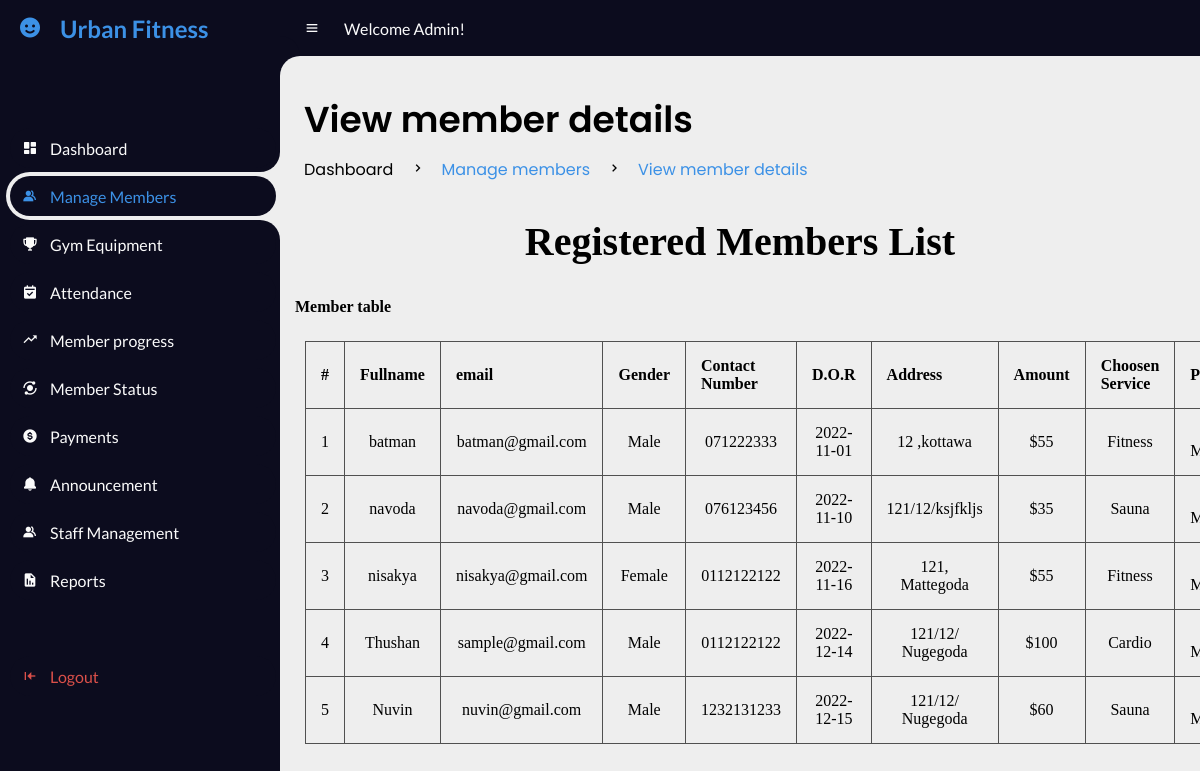
/UrbanFitness/1Admin/viewmb.php (signed in), run on the app's committed database.
### tables this page shows
CREATE TABLE `members` (
  `user_id` int(11) NOT NULL,
  `fullname` varchar(20) NOT NULL,
  `email` varchar(20) NOT NULL,
  `password` varchar(100) NOT NULL,
  `gender` varchar(20) NOT NULL,
  `dor` date NOT NULL,
  `services` varchar(50) NOT NULL,
  `amount` int(100) NOT NULL,
  `paid_date` date NOT NULL,
  `p_year` int(11) NOT NULL,
  `plan` varchar(100) NOT NULL,
  `address` varchar(20) NOT NULL,
  `contact` varchar(100) NOT NULL,
  `status` varchar(20) NOT NULL DEFAULT 'Active',
  `attendance_count` int(100) NOT NULL,
  `ini_weight` int(100) NOT NULL DEFAULT 0,
  `curr_weight` int(100) NOT NULL DEFAULT 0,
  `ini_bodytype` varchar(50) NOT NULL,
  `curr_bodytype` varchar(50) NOT NULL,
  `progress_date` date NOT NULL,
  `reminder` int(11) NOT NULL DEFAULT 0
);

### UrbanFitness/1Admin/viewmb.php (the view, shortened to what this page needs)
<!DOCTYPE html>
<html lang="en">
<head>
    <link href='https://unpkg.com/boxicons@2.0.9/css/boxicons.min.css' rel='stylesheet'>
    <link rel="stylesheet" href="css\viewmb.css">
</head>
<body>
    <section id="sidebar">
        <a href="#" class="brand">
            <i class='bx bxs-smile'></i>
            <span class="text">Urban Fitness</span>
        </a>
        <ul class="side-menu top">
            <li>
                <a href="index.php">
                    <i class='bx bxs-dashboard'></i>
                    <span class="text">Dashboard</span>
                </a>
            </li>
            <li class="active">
                <a href="managemb.php">
                    <i class='bx bxs-group'></i>
                    <span class="text">Manage Members</span>
                </a>
            </li>
            <li>
                <a href="managegym.php">
                    <i class='bx bxs-trophy'></i>
                    <span class="text">Gym Equipment</span>
                </a>
            </li>
            <li>
                <a href="attendance.php">
                    <i class='bx bxs-calendar-check'></i>
                    <span class="text">Attendance</span>
                </a>
            </li>
            <li>
                <a href="progressmb.php">
                    <i class='bx bx-trending-up'></i>
                    <span class="text">Member progress</span>
                </a>
            </li>
            <li>
                <a href="statusmb.php">
                    <i class='bx bxs-analyse'></i>
                    <span class="text">Member Status</span>
                </a>
            </li>
            <li>
                <a href="paymentmb.php">
                    <i class='bx bxs-dollar-circle'></i>
                    <span class="text">Payments</span>
                </a>
            </li>
            <li>
                <a href="announcement.php">
                    <i class='bx bxs-bell'></i>
                    <span class="text">Announcement</span>
                </a>
            </li>
            <li>
                <a href="managestaff.php">
                    <i class='bx bxs-group'></i>
                    <span class="text">Staff Management</span>
                </a>
            </li>
            <li>
                <a href="report.php">
                    <i class='bx bxs-report'></i>
                    <span class="text">Reports</span>
                </a>
            </li>
        </ul>
        <ul class="side-menu">
            <li>
                <a href="../logout.php" class="logout">
                    <i class='bx bxs-arrow-to-left'></i>
                    <span class="text">Logout</span>
                </a>
            </li>
        </ul>
    </section>
    <section id="content">
        <nav>
            <i class='bx bx-menu'></i>
            <a class="nav-link">Welcome Admin!</a>
        </nav>
        <main>
            <div class="head-title">
                <div class="left">
                    <h1>View member details</h1>
                    <ul class="breadcrumb">
                        <li>
                            <a href="#">Dashboard</a>
                        </li>
                        <li><i class='bx bx-chevron-right'></i></li>
                        <li>
                            <a class="active" href="managemb.php">Manage members</a>
                        </li>
                        <li><i class='bx bx-chevron-right'></i></li>
                        <li>
                            <a class="active" href="viewmb.php">View member details</a>
                        </li>
                    </ul>
                </div>
            </div>
        </main>
        <div id="content2">
            <div id="content2-header">
                <h1 class="text-center" style="text-align:center; font-size: 40px;">Registered Members List <i class="fas fa-group"></i></h1>
            </div>
            <div class="container-fluid">
                <div class="row-fluid">
                    <div class="span12">
                        <div class='widget-box'>
                            <div class='widget-title'> <span class='icon'> <i class='fas fa-th'></i> </span>
                                <br>
                                <h5 style="margin:15px; font-size: 16px;">Member table</h5>
                            </div>
                            <div class='widget-content nopadding'>
                                <?php
                                include "dbcon.php";
                                $qry = "select * from members";
                                $cnt = 1;
                                $result = mysqli_query($conn, $qry);
                                echo "<table class='table table-bordered table-hover'>
              <thead>
                <tr>
                  <th>#</th>
                  <th>Fullname</th>
                  <th>email</th>
                  <th>Gender</th>
                  <th>Contact Number</th>
                  <th>D.O.R</th>
                  <th>Address</th>
                  <th>Amount</th>
                  <th>Choosen Service</th>
                  <th>Plan</th>
                </tr>
              </thead>";
                                while ($row = mysqli_fetch_array($result)) {
                                    echo "<tbody>
                <td><div class='text-center'>" . $cnt . "</div></td>
                <td><div class='text-center'>" . $row['fullname'] . "</div></td>
                <td><div class='text-center'>" . $row['email'] . "</div></td>
                <td><div class='text-center'>" . $row['gender'] . "</div></td>
                <td><div class='text-center'>" . $row['contact'] . "</div></td>
                <td><div class='text-center'>" . $row['dor'] . "</div></td>
                <td><div class='text-center'>" . $row['address'] . "</div></td>
                <td><div class='text-center'>$" . $row['amount'] . "</div></td>
                <td><div class='text-center'>" . $row['services'] . "</div></td>
                <td><div class='text-center'>" . $row['plan'] . " Months/s</div></td>
              </tbody>";
                                    $cnt++;
                                }
                                ?>
                                </table>
                            </div>
                        </div>
                    </div>
                </div>
            </div>
        </div>
    </section>
</body>
</html>

### UrbanFitness/1Admin/css/viewmb.css (style rules this page uses)
* { margin: 0; padding: 0; box-sizing: border-box; }
a { text-decoration: none; }
li { list-style: none; }
:root { --poppins: 'Poppins', sans-serif; --lato: 'Lato', sans-serif; --light: #0C0C1E; --blue: #3C91E6; --light-blue: #CFE8FF; --grey: #060714; --dark-grey: #AAAAAA; --dark: #FBFBFB; --red: #DB504A; --yellow: #FFCE26; --light-yellow: #FFF2C6; --orange: #FD7238; --light-orange: #FFE0D3; --light-green: hsl(160, 67%, 74%); }
html { overflow-x: hidden; }
body { background: #eee; overflow-x: hidden; }
#sidebar { position: fixed; top: 0; left: 0; width: 280px; height: 100%; background: var(--light); z-index: 2000; font-family: var(--lato); transition: .3s ease; overflow-x: hidden; scrollbar-width: none; }
#sidebar .brand { font-size: 24px; font-weight: 700; height: 56px; display: flex; align-items: center; color: var(--blue); position: sticky; top: 0; left: 0; background: var(--light); z-index: 500; padding-bottom: 20px; box-sizing: content-box; }
#sidebar .brand .bx { min-width: 60px; display: flex; justify-content: center; }
#sidebar .side-menu { width: 100%; margin-top: 48px; }
#sidebar .side-menu li { height: 48px; background: transparent; margin-left: 6px; border-radius: 48px 0 0 48px; padding: 4px; }
#sidebar .side-menu li.active { background: #eee; position: relative; }
#sidebar .side-menu li.active::before { content: ''; position: absolute; width: 40px; height: 40px; border-radius: 50%; top: -40px; right: 0; box-shadow: 20px 20px 0 #eee; z-index: -1; }
#sidebar .side-menu li.active::after { content: ''; position: absolute; width: 40px; height: 40px; border-radius: 50%; bottom: -40px; right: 0; box-shadow: 20px -20px 0 #eee; z-index: -1; }
#sidebar .side-menu li a { width: 100%; height: 100%; background: var(--light); display: flex; align-items: center; border-radius: 48px; font-size: 16px; color: var(--dark); white-space: nowrap; overflow-x: hidden; }
#sidebar .side-menu.top li.active a { color: var(--blue); }
#sidebar .side-menu li a.logout { color: var(--red); }
#sidebar .side-menu li a .bx { min-width: calc(60px - ((4px + 6px) * 2)); display: flex; justify-content: center; }
#content { position: fixed; width: calc(100% - 280px); left: 280px; transition: .3s ease; }
#content nav { height: 56px; background: var(--light); padding: 0 24px; display: flex; align-items: center; grid-gap: 24px; font-family: var(--lato); position: sticky; top: 0; left: 0; z-index: 1000; }
#content nav::before { content: ''; position: absolute; width: 40px; height: 40px; bottom: -40px; left: 0; border-radius: 50%; box-shadow: -20px -20px 0 var(--light); }
#content nav a { color: var(--dark); }
#content nav .bx.bx-menu { cursor: pointer; color: var(--dark); }
#content nav .nav-link { font-size: 16px; transition: .3s ease; }
#content main { width: 100%; padding: 36px 24px; font-family: var(--poppins); max-height: calc(100vh - 56px); overflow-y: auto; }
#content main .head-title { display: flex; align-items: center; justify-content: space-between; grid-gap: 16px; flex-wrap: wrap; }
#content main .head-title .left h1 { font-size: 36px; font-weight: 600; margin-bottom: 10px; color: black; }
#content main .head-title .left .breadcrumb { display: flex; align-items: center; grid-gap: 16px; }
#content main .head-title .left .breadcrumb li { color: black; }
#content main .head-title .left .breadcrumb li a { color: black; pointer-events: none; }
#content main .head-title .left .breadcrumb li a.active { color: var(--blue); pointer-events: unset; }

### UrbanFitness/1Admin/viewmb.php (style rules this page uses)
table { border-collapse: collapse; width: 95%; margin: 25px; }
th, td { padding: 15px; text-align: center; border: 1px solid #505050; }
th { text-align: left; }

### data on the page
members: fullname "batman", email "batman@gmail.com", gender "Male", contact "071222333", dor "2022-11-01", address "12 ,kottawa", amount "55", services "Fitness"
members: fullname "navoda", email "navoda@gmail.com", gender "Male", contact "076123456", dor "2022-11-10", address "121/12/ksjfkljs", amount "35", services "Sauna"
members: fullname "nisakya", email "nisakya@gmail.com", gender "Female", contact "0112122122", dor "2022-11-16", address "121, Mattegoda", amount "55", services "Fitness"
members: fullname "Thushan", email "sample@gmail.com", gender "Male", contact "0112122122", dor "2022-12-14", address "121/12/ Nugegoda", amount "100", services "Cardio"
members: fullname "Nuvin", email "nuvin@gmail.com", gender "Male", contact "1232131233", dor "2022-12-15", address "121/12/ Nugegoda", amount "60", services "Sauna"
